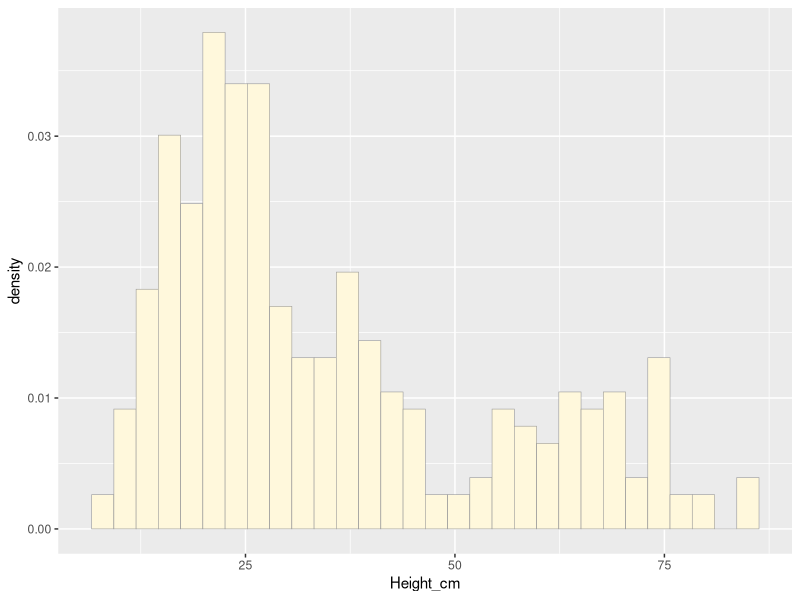
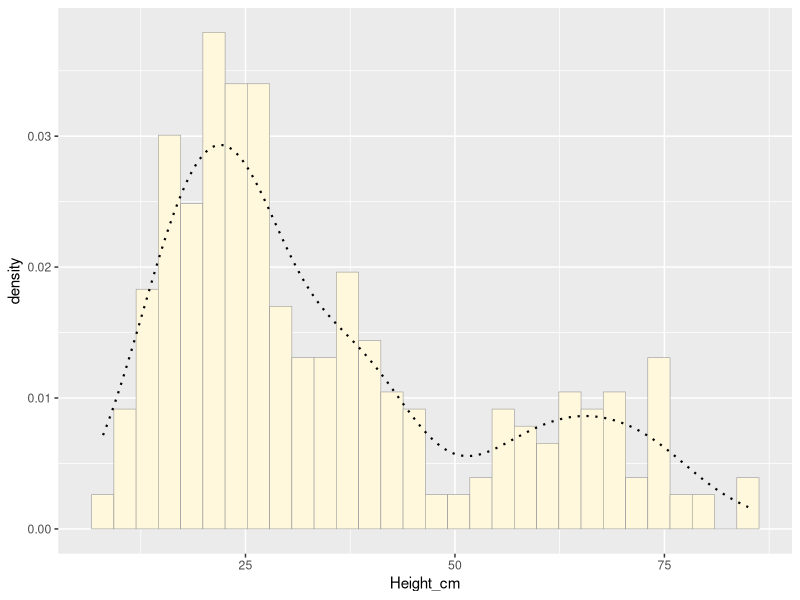
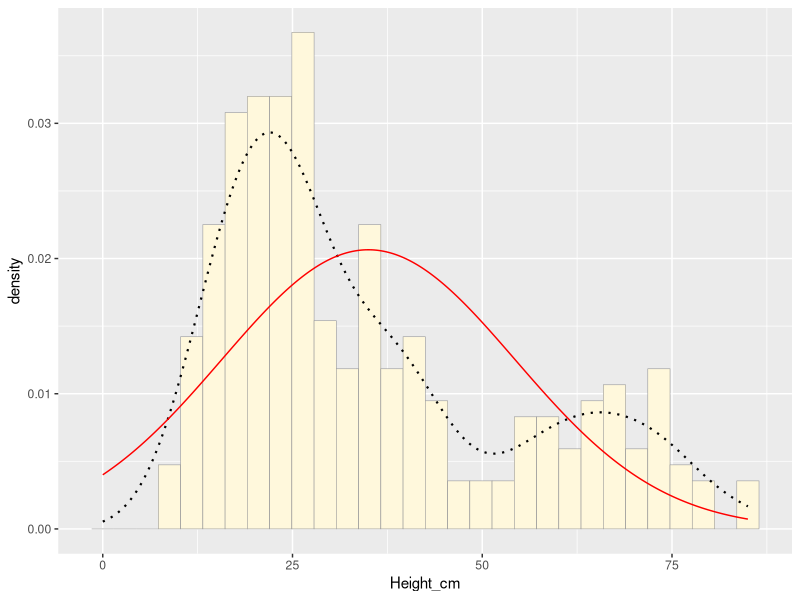
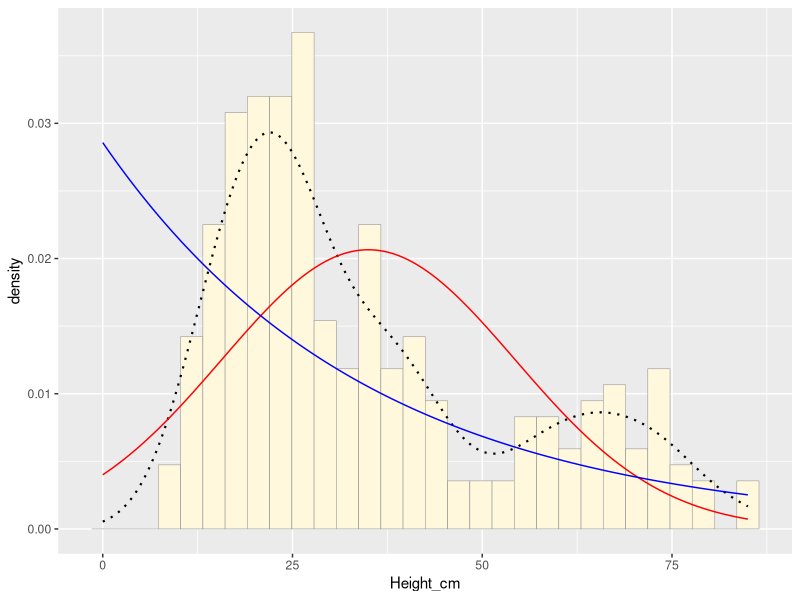
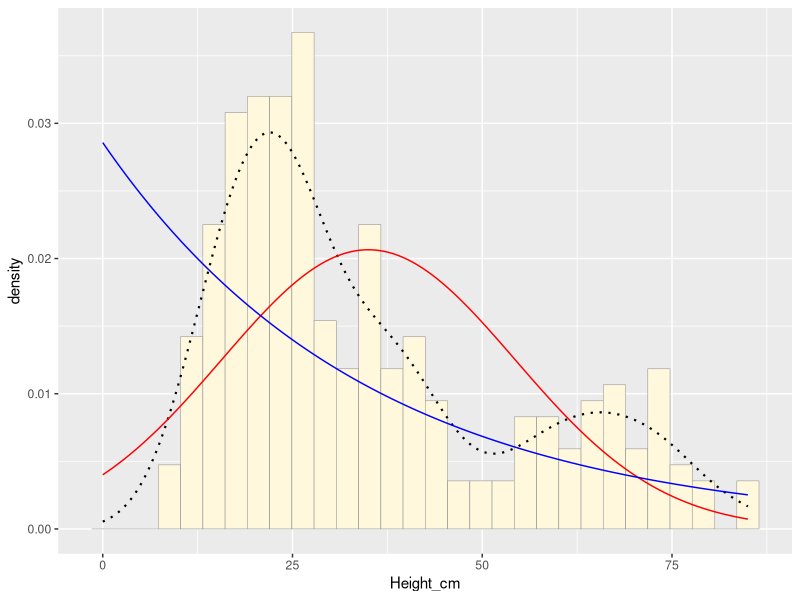
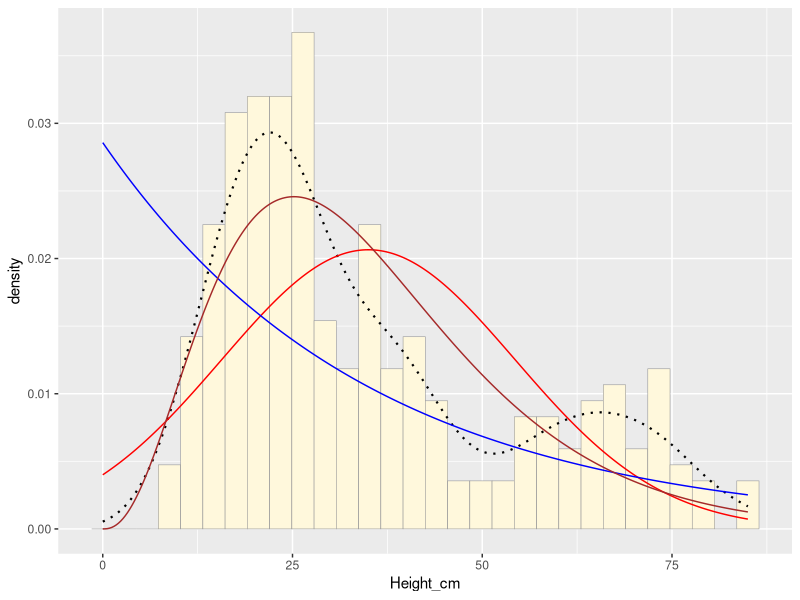
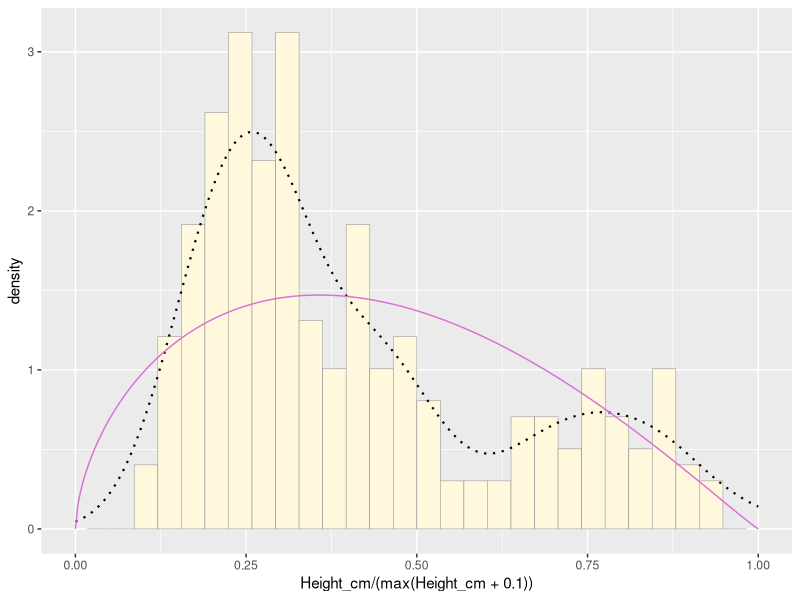
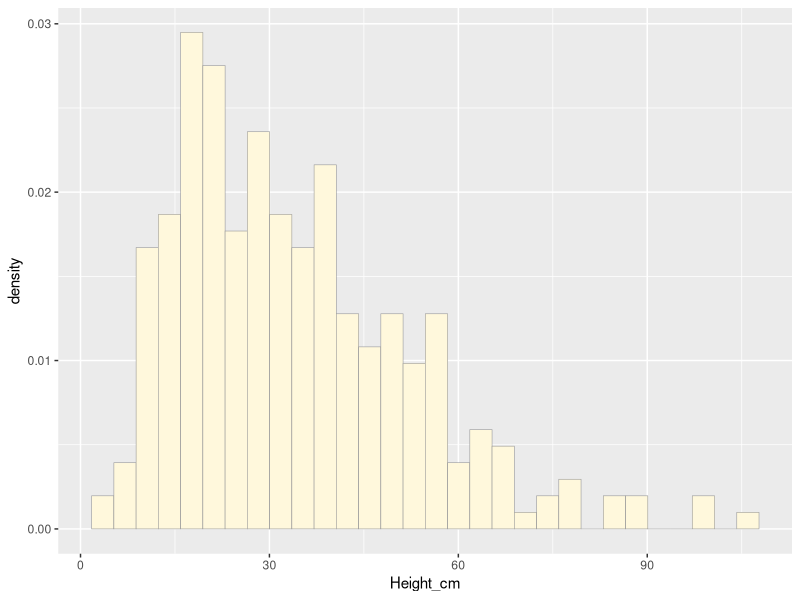

Reproduce these figures in R, in order.
## ---- chunk 1
library(ggplot2) # for graphics
library(MASS) # for maximum likelihood estimation
## ---- chunk 2
z <- read.table("Cleaned2021VegetationData.csv",header=TRUE,sep=",")
str(z)
summary(z)
## ---- chunk 3
# quick and dirty, a truncated normal distribution to work on the solution set

#z <- rnorm(n=3000,mean=0.2)
#z <- data.frame(1:3000,z)
#names(z) <- list("ID","myVar")
#z <- z[z$myVar>0,]
#str(z)
#summary(z$myVar)
## ---- chunk 4
p1 <- ggplot(data=z, aes(x=Height_cm, y=..density..)) +
  geom_histogram(color="grey60",fill="cornsilk",size=0.2) 
print(p1)
## ---- chunk 5
p1 <-  p1 +  geom_density(linetype="dotted",size=0.75)
print(p1)
## ---- chunk 6
normPars <- fitdistr(z$Height_cm,"normal")
print(normPars)
str(normPars)
normPars$estimate["mean"] # note structure of getting a named attribute
## ---- chunk 7
meanML <- normPars$estimate["mean"]
sdML <- normPars$estimate["sd"]
xval <- seq(0,max(z$Height_cm),len=length(z$Height_cm))
stat <- stat_function(aes(x = xval, y = ..y..), fun = dnorm, colour="red", n = length(z$Height_cm), args = list(mean = meanML, sd = sdML))
p1 + stat
## ---- chunk 8
expoPars <- fitdistr(z$Height_cm,"exponential")
rateML <- expoPars$estimate["rate"]
stat2 <- stat_function(aes(x = xval, y = ..y..), fun = dexp, colour="blue", n = length(z$Height_cm), args = list(rate=rateML))
p1 + stat + stat2
## ---- chunk 9
stat3 <- stat_function(aes(x = xval, y = ..y..), fun = dunif, colour="darkgreen", n = length(z$Height_cm), args = list(min=min(z$myVar), max=max(z$myVar)))
p1 + stat + stat2 + stat3
## ---- chunk 10
gammaPars <- fitdistr(z$Height_cm,"gamma")
shapeML <- gammaPars$estimate["shape"]
rateML <- gammaPars$estimate["rate"]
stat4 <- stat_function(aes(x = xval, y = ..y..), fun = dgamma, colour="brown", n = length(z$Height_cm), args = list(shape=shapeML, rate=rateML))
p1 + stat + stat2 + stat3 + stat4
## ---- chunk 11
pSpecial <- ggplot(data=z, aes(x=Height_cm/(max(Height_cm + 0.1)), y=..density..)) +
  geom_histogram(color="grey60",fill="cornsilk",size=0.2) + 
  xlim(c(0,1)) +
  geom_density(size=0.75,linetype="dotted")

betaPars <- fitdistr(x=z$Height_cm/max(z$Height_cm + 0.1),start=list(shape1=1,shape2=2),"beta")
shape1ML <- betaPars$estimate["shape1"]
shape2ML <- betaPars$estimate["shape2"]
statSpecial <- stat_function(aes(x = xval, y = ..y..), fun = dbeta, colour="orchid", n = length(z$Height_cm), args = list(shape1=shape1ML,shape2=shape2ML))
pSpecial + statSpecial
## ---- chunk 12
#generate data using gamma
z <- rgamma(n=288,
            shape=3.568224649,
            rate=0.101954357)
z <- data.frame(1:288,z)
names(z) <- list("ID","Height_cm")
z <- z[z$Height_cm>0,]
str(z)
summary(z$Height_cm)
#plot histogram
p1 <- ggplot(data=z, aes(x=Height_cm, y=..density..)) +
  geom_histogram(color="grey60",fill="cornsilk",size=0.2) 
print(p1)
#add probability density curve
p1 <-  p1 +  geom_density(linetype="dotted",size=0.75)
print(p1)
## ---- chunk 13
z <- read.table("Cleaned2021VegetationData.csv",header=TRUE,sep=",")
p1 <- ggplot(data=z, aes(x=Height_cm, y=..density..)) +
  geom_histogram(color="grey60",fill="cornsilk",size=0.2) 
print(p1)
